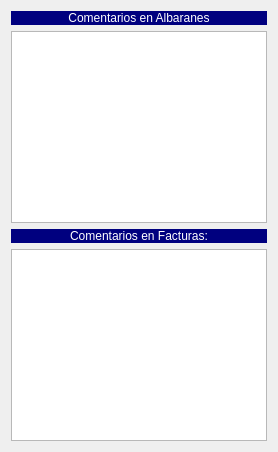
             <widget class="QWidget" name="tab_6">
              <attribute name="title">
               <string>Comentarios</string>
              </attribute>
              <layout class="QVBoxLayout" name="verticalLayout_5">
               <item>
                <widget class="QLabel" name="label_36">
                 <property name="styleSheet">
                  <string notr="true">background-color: rgb(0, 0, 127);
color: rgb(255, 255, 255);</string>
                 </property>
                 <property name="text">
                  <string>Comentarios en Albaranes</string>
                 </property>
                 <property name="alignment">
                  <set>Qt::AlignmentFlag::AlignCenter</set>
                 </property>
                </widget>
               </item>
               <item>
                <widget class="QTextEdit" name="txtcCometarioAlbaran"/>
               </item>
               <item>
                <widget class="QLabel" name="label_35">
                 <property name="styleSheet">
                  <string notr="true">background-color: rgb(0, 0, 127);
color: rgb(255, 255, 255);</string>
                 </property>
                 <property name="text">
                  <string>Comentarios en Facturas:</string>
                 </property>
                 <property name="alignment">
                  <set>Qt::AlignmentFlag::AlignCenter</set>
                 </property>
                </widget>
               </item>
               <item>
                <widget class="QTextEdit" name="txtccomentario_factura"/>
               </item>
              </layout>
             </widget>
